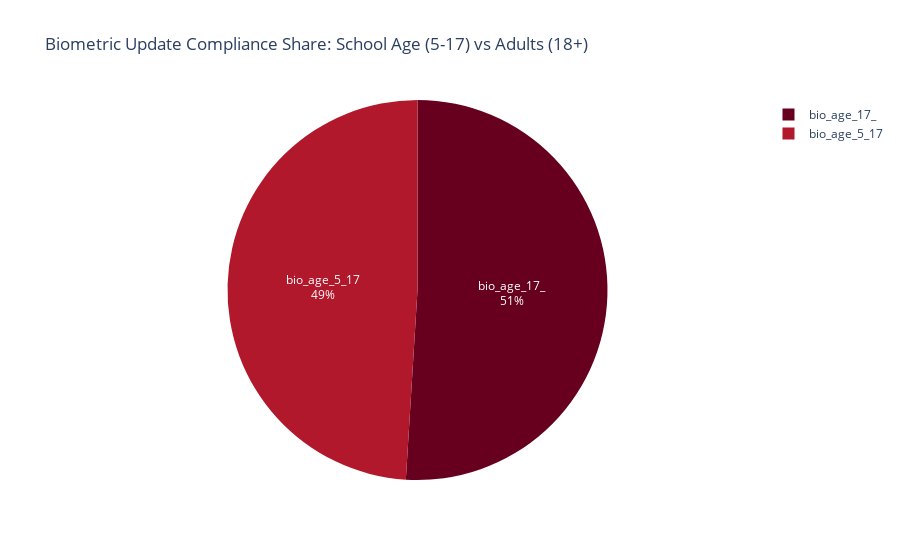
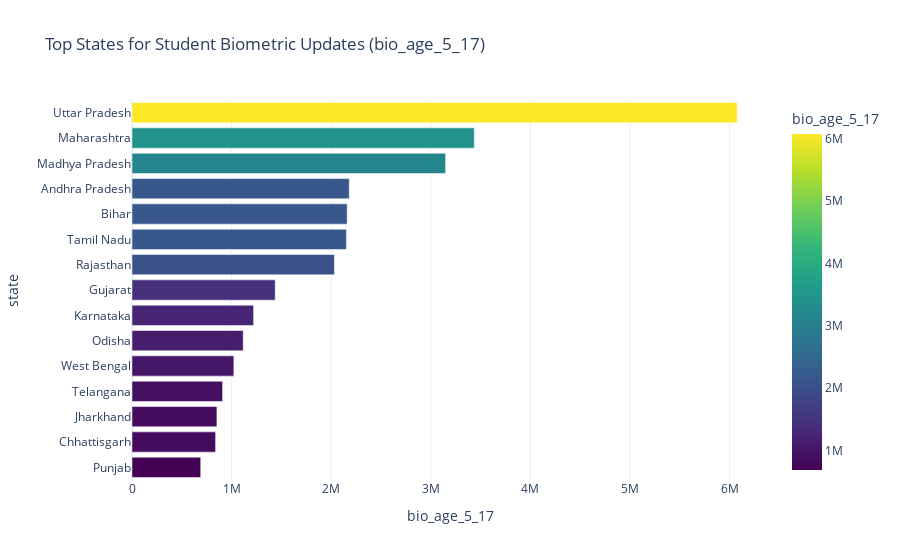

The code cell stored with these charts, in order, in its notebook:
### Markdown cell above
### Biometric Update Compliance Rates by Age
##### To see which age group (5-17 vs 18+) is driving the biometric volume

### Code cell
def analyze_biometric_compliance(df_bio):
    # 1. Identify Groups
    cols = [c for c in df_bio.columns if 'age' in c.lower()]
    
    # 2. Sum Totals
    total_counts = df_bio[cols].sum().reset_index()
    total_counts.columns = ['Age_Group', 'Total_Volume']
    
    # 3. Pie Chart for Share
    fig = px.pie(
        total_counts, 
        values='Total_Volume', 
        names='Age_Group',
        title="Biometric Update Compliance Share: School Age (5-17) vs Adults (18+)",
        color_discrete_sequence=px.colors.sequential.RdBu
    )
    fig.update_traces(textinfo='percent+label')
    fig.show()
    
    # 4. State-wise Compliance Map (Where are the 5-17 updates happening?)
    # We want to find states doing a good job enforcing the "Mandatory Child Update"
    
    # Filter for 5-17 column
    child_col = [c for c in cols if '5' in c and '17' in c][0]
    
    state_compliance = df_bio.groupby('state')[child_col].sum().reset_index()
    
    # Plot Map (Simple Bar if map fails, or reuse map function)
    fig2 = px.bar(
        state_compliance.sort_values(child_col, ascending=False).head(15),
        x=child_col,
        y='state',
        orientation='h',
        title=f"Top States for Student Biometric Updates ({child_col})",
        color=child_col,
        color_continuous_scale='Viridis'
    )
    fig2.update_layout(yaxis={'categoryorder':'total ascending'})
    fig2.show()

analyze_biometric_compliance(df_biometric)

### Figure 1 — Plotly figure (JSON) as saved in the notebook; plotly's stock layout.template omitted (floating-point values rounded to 4 significant figures)
{"data": [{"domain": {"x": [0, 1], "y": [0, 1]}, "hovertemplate": "Age_Group=%{label}<br>Total_Volume=%{value}<extra></extra>", "labels": ["bio_age_5_17", "bio_age_17_"], "legendgroup": "", "name": "", "showlegend": true, "textinfo": "percent+label", "type": "pie", "values": [33353133, 34684310]}], "layout": {"legend": {"tracegroupgap": 0}, "piecolorway": ["rgb(103,0,31)", "rgb(178,24,43)", "rgb(214,96,77)", "rgb(244,165,130)", "rgb(253,219,199)", "rgb(247,247,247)", "rgb(209,229,240)", "rgb(146,197,222)", "rgb(67,147,195)", "rgb(33,102,172)", "rgb(5,48,97)"], "title": {"text": "Biometric Update Compliance Share: School Age (5-17) vs Adults (18+)"}}}

### Figure 2 — Plotly figure (JSON) as saved in the notebook; plotly's stock layout.template omitted (floating-point values rounded to 4 significant figures)
{"data": [{"hovertemplate": "bio_age_5_17=%{marker.color}<br>state=%{y}<extra></extra>", "legendgroup": "", "marker": {"color": [6076420, 3437083, 3148670, 2181386, 2160544, 2153302, 2032783, 1437932, 1221031, 1116865, 1022713, 909878, 852580, 839392, 689963], "coloraxis": "coloraxis", "pattern": {"shape": ""}}, "name": "", "orientation": "h", "showlegend": false, "textposition": "auto", "type": "bar", "x": [6076420, 3437083, 3148670, 2181386, 2160544, 2153302, 2032783, 1437932, 1221031, 1116865, 1022713, 909878, 852580, 839392, 689963], "xaxis": "x", "y": ["Uttar Pradesh", "Maharashtra", "Madhya Pradesh", "Andhra Pradesh", "Bihar", "Tamil Nadu", "Rajasthan", "Gujarat", "Karnataka", "Odisha", "West Bengal", "Telangana", "Jharkhand", "Chhattisgarh", "Punjab"], "yaxis": "y"}], "layout": {"barmode": "relative", "coloraxis": {"colorbar": {"title": {"text": "bio_age_5_17"}}, "colorscale": [[0, "#440154"], [0.1111, "#482878"], [0.2222, "#3e4989"], [0.3333, "#31688e"], [0.4444, "#26828e"], [0.5556, "#1f9e89"], [0.6667, "#35b779"], [0.7778, "#6ece58"], [0.8889, "#b5de2b"], [1, "#fde725"]]}, "legend": {"tracegroupgap": 0}, "title": {"text": "Top States for Student Biometric Updates (bio_age_5_17)"}, "xaxis": {"anchor": "y", "domain": [0, 1], "title": {"text": "bio_age_5_17"}}, "yaxis": {"anchor": "x", "categoryorder": "total ascending", "domain": [0, 1], "title": {"text": "state"}}}}
